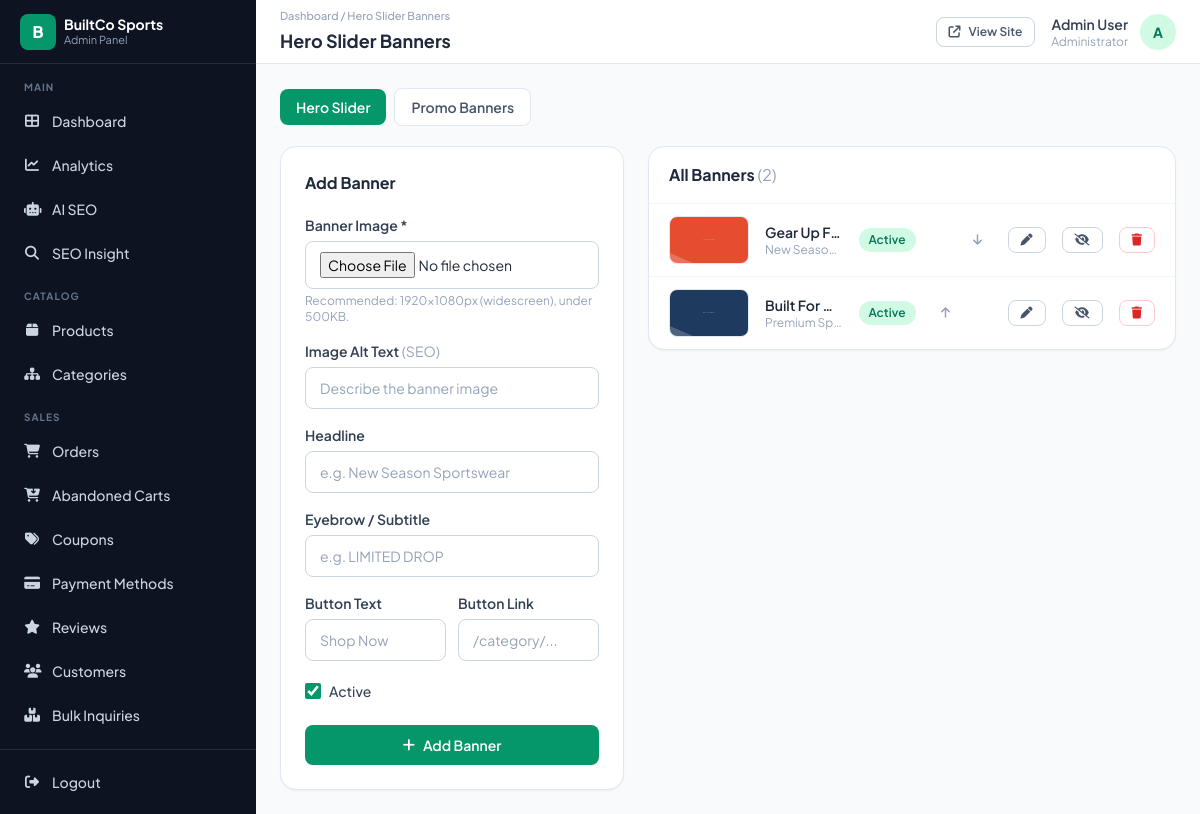
Page /admin/pages/banners.php (signed in) on the committed database.
### tables this page shows
CREATE TABLE `banners` (
  `id` int(11) NOT NULL,
  `title` varchar(200) DEFAULT NULL,
  `subtitle` varchar(300) DEFAULT NULL,
  `image` varchar(500) NOT NULL,
  `image_alt` varchar(255) DEFAULT NULL,
  `button_text` varchar(100) DEFAULT NULL,
  `button_url` varchar(500) DEFAULT NULL,
  `placement` enum('hero','promo') NOT NULL DEFAULT 'hero',
  `sort_order` int(11) NOT NULL DEFAULT 0,
  `status` enum('active','inactive') NOT NULL DEFAULT 'active',
  `created_at` timestamp NOT NULL DEFAULT current_timestamp(),
  `updated_at` timestamp NOT NULL DEFAULT current_timestamp() ON UPDATE current_timestamp()
);

### includes/config.php (called while the page is built, shortened)
<?php
class DB {
    private static $instance = null;
    private function __construct() {
        $this->conn = new mysqli(DB_HOST, DB_USER, DB_PASS, DB_NAME);
    }
    public static function getInstance() {
        if (self::$instance === null) self::$instance = new DB();
        return self::$instance->conn;
    }
}
function db() { return DB::getInstance(); }
function fetch_all($sql, $types = '', ...$params) {
    if (!empty($params)) {
        $stmt = db()->prepare($sql);
        $stmt->bind_param($types, ...$params);
        $stmt->execute();
        return $stmt->get_result()->fetch_all(MYSQLI_ASSOC);
    }
    $result = db()->query($sql);
    return $result ? $result->fetch_all(MYSQLI_ASSOC) : [];
}
function h($v) {
    return htmlspecialchars((string)($v ?? ''), ENT_QUOTES, 'UTF-8');
}
function csrf_token() {
    return $_SESSION['csrf_token'];
}
    ob_start(); ?>

### admin/pages/banners.php (the view, shortened to what this page needs)
<?php
require_once __DIR__ . '/../../includes/config.php';
$placement = ($_GET['type'] ?? 'hero') === 'promo' ? 'promo' : 'hero';
$edit = isset($_GET['edit']) ? fetch_one("SELECT * FROM banners WHERE id=?", 'i', (int)$_GET['edit']) : null;
$banners = fetch_all("SELECT * FROM banners WHERE placement=? ORDER BY sort_order ASC, id ASC", 's', $placement);
include __DIR__ . '/../includes/admin-header.php';
?>
<div class="flex items-center gap-2 mb-5">
  <a href="?type=hero" class="px-4 py-2 rounded-lg text-sm font-semibold transition <?= $placement === 'hero' ? 'bg-brand text-white' : 'bg-white border border-slate-200 text-slate-600 hover:bg-slate-50' ?>">Hero Slider</a>
  <a href="?type=promo" class="px-4 py-2 rounded-lg text-sm font-semibold transition <?= $placement === 'promo' ? 'bg-brand text-white' : 'bg-white border border-slate-200 text-slate-600 hover:bg-slate-50' ?>">Promo Banners</a>
</div>
<div class="grid grid-cols-1 lg:grid-cols-5 gap-6">
  <div class="lg:col-span-2">
    <div class="card p-6 sticky top-20">
      <div class="flex items-center justify-between mb-5">
        <h2 class="font-bold text-slate-800"><?= $edit ? 'Edit Banner' : 'Add Banner' ?></h2>
      </div>
      <form method="POST" enctype="multipart/form-data">
        <div class="mb-4">
          <label class="f-label">Banner Image *</label>
          <input type="file" name="image" accept="image/*" class="f-input">
          <p class="f-hint">Recommended: <?= $placement === 'promo' ? '1200×500px' : '1920×1080px (widescreen)' ?>, under 500KB.</p>
        </div>
        <div class="mb-4">
          <label class="f-label">Image Alt Text <span class="text-slate-400 font-normal">(SEO)</span></label>
          <input type="text" name="image_alt" class="f-input" value="<?= h($edit['image_alt'] ?? '') ?>" placeholder="Describe the banner image">
        </div>
        <div class="mb-4">
          <label class="f-label">Headline</label>
          <input type="text" name="title" class="f-input" value="<?= h($edit['title'] ?? '') ?>" placeholder="e.g. New Season Sportswear">
        </div>
        <div class="mb-4">
          <label class="f-label">Eyebrow / Subtitle</label>
          <input type="text" name="subtitle" class="f-input" value="<?= h($edit['subtitle'] ?? '') ?>" placeholder="e.g. LIMITED DROP">
        </div>
        <div class="grid grid-cols-2 gap-3 mb-5">
          <div>
            <label class="f-label">Button Text</label>
            <input type="text" name="button_text" class="f-input" value="<?= h($edit['button_text'] ?? '') ?>" placeholder="Shop Now">
          </div>
          <div>
            <label class="f-label">Button Link</label>
            <input type="text" name="button_url" class="f-input" value="<?= h($edit['button_url'] ?? '') ?>" placeholder="/category/...">
          </div>
        </div>
        <div class="flex items-center gap-2 mb-6">
          <input type="checkbox" name="status" id="bStatus" value="1" class="w-4 h-4 rounded accent-brand" <?= (!$edit || $edit['status'] === 'active') ? 'checked' : '' ?>>
          <label for="bStatus" class="text-sm font-medium text-slate-700">Active</label>
        </div>
        <button type="submit" class="btn-primary w-full"><i class="fa-solid <?= $edit ? 'fa-floppy-disk' : 'fa-plus' ?>"></i> <?= $edit ? 'Update Banner' : 'Add Banner' ?></button>
      </form>
    </div>
  </div>
  <div class="lg:col-span-3">
    <div class="card overflow-hidden">
      <div class="px-5 py-4 border-b border-slate-100"><h2 class="font-bold text-slate-800">All Banners <span class="text-slate-400 font-normal">(<?= count($banners) ?>)</span></h2></div>
      <div class="divide-y divide-slate-100">
        <?php foreach ($banners as $i => $b): ?>
        <div class="flex items-center gap-4 px-5 py-3">
          <img src="<?= UPLOAD_URL . h($b['image']) ?>" class="w-20 h-12 object-cover rounded-lg border border-slate-200" alt="">
          <div class="flex-1 min-w-0">
            <div class="font-semibold text-sm text-slate-800 truncate"><?= h($b['title'] ?: '(no headline)') ?></div>
            <div class="text-xs text-slate-400 truncate"><?= h($b['subtitle']) ?></div>
          </div>
          <span class="<?= $b['status'] === 'active' ? 'badge-active' : 'badge-inactive' ?>"><?= ucfirst($b['status']) ?></span>
          <div class="flex items-center gap-1">
            <a href="?type=<?= $placement ?>&action=move&id=<?= (int)$b['id'] ?>&dir=up&csrf_token=<?= csrf_token() ?>" class="w-7 h-7 flex items-center justify-center text-slate-400 hover:text-slate-700 <?= $i === 0 ? 'invisible' : '' ?>"><i class="fa-solid fa-arrow-up text-xs"></i></a>
            <a href="?type=<?= $placement ?>&action=move&id=<?= (int)$b['id'] ?>&dir=down&csrf_token=<?= csrf_token() ?>" class="w-7 h-7 flex items-center justify-center text-slate-400 hover:text-slate-700 <?= $i === count($banners) - 1 ? 'invisible' : '' ?>"><i class="fa-solid fa-arrow-down text-xs"></i></a>
          </div>
          <a href="?type=<?= $placement ?>&edit=<?= (int)$b['id'] ?>" class="btn-outline btn-sm"><i class="fa-solid fa-pen"></i></a>
          <a href="?type=<?= $placement ?>&action=toggle&id=<?= (int)$b['id'] ?>&csrf_token=<?= csrf_token() ?>" class="btn-outline btn-sm"><i class="fa-solid <?= $b['status'] === 'active' ? 'fa-eye-slash' : 'fa-eye' ?>"></i></a>
          <a href="?type=<?= $placement ?>&action=delete&id=<?= (int)$b['id'] ?>&csrf_token=<?= csrf_token() ?>" data-confirm="Delete this banner permanently?" class="btn-danger-outline btn-sm"><i class="fa-solid fa-trash"></i></a>
        </div>
        <?php endforeach; ?>
      </div>
    </div>
  </div>
</div>
<?php include __DIR__ . '/../includes/admin-footer.php'; ?>

### rows in the picture
banners: image (picture), title "Gear Up F…", subtitle "New Seaso…", status "Active"
banners: image (picture), title "Built For…", subtitle "Premium Sp…", status "Active"

### other values in the picture
$group_label "MAIN"
$nav_item['label'] "Dashboard"
$nav_item['label'] "Analytics"
$nav_item['label'] "AI SEO"
$nav_item['label'] "SEO Insight"
$group_label "CATALOG"
$nav_item['label'] "Products"
$nav_item['label'] "Categories"
$group_label "SALES"
$nav_item['label'] "Orders"
$nav_item['label'] "Abandoned Carts"
$nav_item['label'] "Coupons"
$nav_item['label'] "Payment Methods"
$nav_item['label'] "Reviews"
$nav_item['label'] "Customers"
